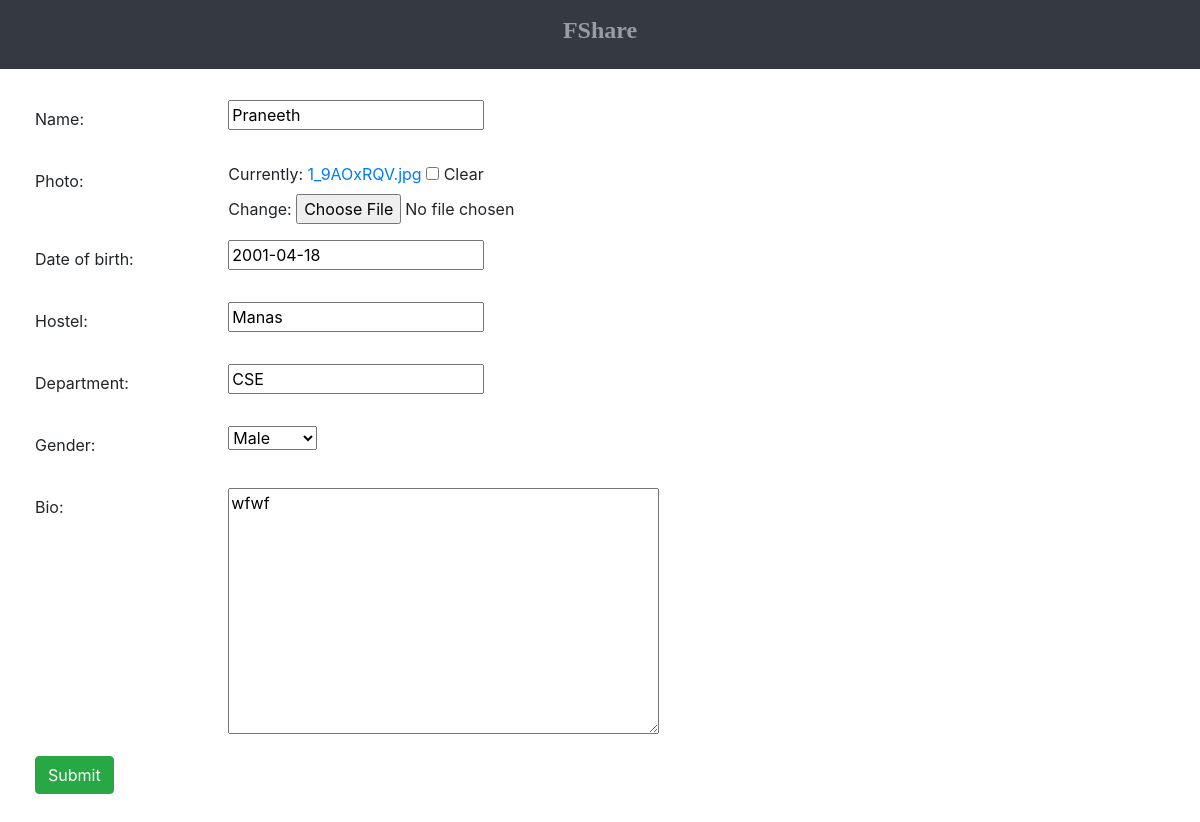
The app's page /account/profile/3/edit (signed in) with its own data.
### account/models.py (models this page shows, shortened)
class User_profile(models.Model):
    user  = models.ForeignKey(User,on_delete=models.CASCADE,default=1)
    name = models.CharField(max_length=100)
    photo = models.FileField(upload_to='profile-photos',null=True,blank=True)
    date_of_birth = models.DateField(null=True,blank=True)
    hostel = models.CharField(max_length=100)
    department = models.CharField(max_length=100)
    gender = models.ForeignKey(Gender,on_delete=models.CASCADE)
    bio = models.TextField(null=True,blank=True)

class Gender(models.Model):
    gender = models.CharField(max_length=10)
    def __str__(self):
        return self.gender

### account/views.py (the view)
# urls.py: path('profile/<int:pk>/edit', views.ProfileUpdate.as_view(), name='profile-update'),
class ProfileUpdate(LoginRequiredMixin, UpdateView):
    model = User_profile
    fields= ['name','photo','date_of_birth','hostel','department','gender','bio']

### account/templates/account/user_profile_form.html (shortened to what this page needs)
{% extends 'account/base2.html'%}
{% block body %}
<div class="card-body" style="background-color:white">
  <form method="post" enctype="multipart/form-data">
    {% include 'account/form-template.html' %}
    <div class="form-group row">
      <div class="col-sm-10">
        <button type="submit" class="btn btn-success">Submit</button>
      </div>
    </div>
  </form>
</div>
{% endblock %}

### account/templates/account/form-template.html
{% for field in form %}
  <div class="form-group row">
    <label for="field.label_tag" class="col-sm-2 col-form-label"> {{ field.label_tag }} </label>
    <div class="col-sm-10" required>{{ field }}</div>
  </div>
{% endfor %}

### fileshare/static/fileshare/style.css (style rules this page uses)
body { background-image: url(./background.jpg); }

### records on screen
User_profile: form "Praneeth" "2001-04-18" "Manas" "CSE" "wfwf"
Gender: form "Male"

### other values on screen
{{ field.label_tag }} "Name:" "Photo:" "Date of birth:" "Hostel:" "Department:" "Gender:" "Bio:"
